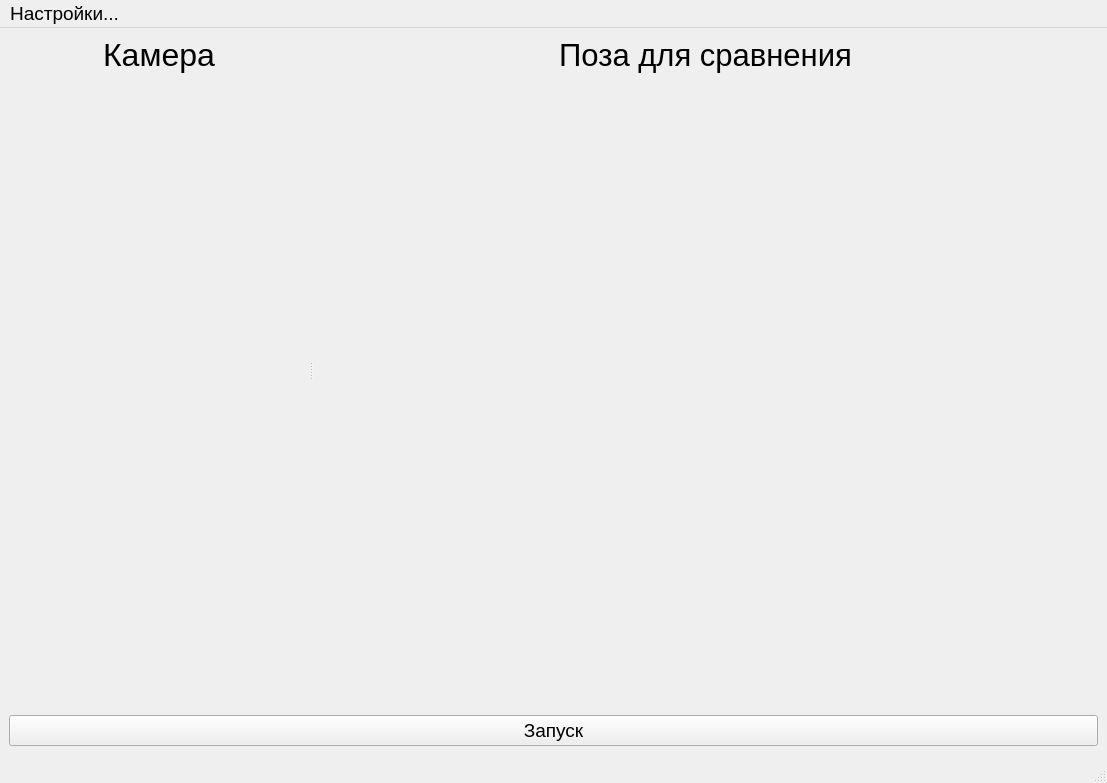
<?xml version="1.0" encoding="UTF-8"?>
<ui version="4.0">
 <class>PoseMatchWindow</class>
 <widget class="QMainWindow" name="PoseMatchWindow">
  <property name="geometry">
   <rect>
    <x>0</x>
    <y>0</y>
    <width>1107</width>
    <height>783</height>
   </rect>
  </property>
  <property name="font">
   <font>
    <pointsize>14</pointsize>
   </font>
  </property>
  <property name="windowTitle">
   <string>Сравнение поз</string>
  </property>
  <widget class="QWidget" name="centralwidget">
   <layout class="QVBoxLayout" name="verticalLayout_4">
    <item>
     <widget class="QSplitter" name="splitter">
      <property name="sizePolicy">
       <sizepolicy hsizetype="Expanding" vsizetype="Expanding">
        <horstretch>0</horstretch>
        <verstretch>0</verstretch>
       </sizepolicy>
      </property>
      <property name="orientation">
       <enum>Qt::Horizontal</enum>
      </property>
      <widget class="QWidget" name="verticalLayoutWidget">
       <layout class="QVBoxLayout" name="cameralLayout">
        <item>
         <widget class="QLabel" name="cameraLabel">
          <property name="sizePolicy">
           <sizepolicy hsizetype="Preferred" vsizetype="Fixed">
            <horstretch>0</horstretch>
            <verstretch>0</verstretch>
           </sizepolicy>
          </property>
          <property name="font">
           <font>
            <pointsize>24</pointsize>
           </font>
          </property>
          <property name="text">
           <string>Камера</string>
          </property>
          <property name="alignment">
           <set>Qt::AlignCenter</set>
          </property>
         </widget>
        </item>
        <item>
         <widget class="QLabel" name="cameraImageLabel">
          <property name="sizePolicy">
           <sizepolicy hsizetype="Preferred" vsizetype="Expanding">
            <horstretch>0</horstretch>
            <verstretch>0</verstretch>
           </sizepolicy>
          </property>
          <property name="text">
           <string/>
          </property>
          <property name="alignment">
           <set>Qt::AlignCenter</set>
          </property>
         </widget>
        </item>
       </layout>
      </widget>
      <widget class="QWidget" name="verticalLayoutWidget_2">
       <layout class="QVBoxLayout" name="poseLayout">
        <item>
         <widget class="QLabel" name="poseLabel">
          <property name="sizePolicy">
           <sizepolicy hsizetype="Preferred" vsizetype="Fixed">
            <horstretch>0</horstretch>
            <verstretch>0</verstretch>
           </sizepolicy>
          </property>
          <property name="font">
           <font>
            <pointsize>23</pointsize>
           </font>
          </property>
          <property name="text">
           <string>Поза для сравнения</string>
          </property>
          <property name="alignment">
           <set>Qt::AlignCenter</set>
          </property>
         </widget>
        </item>
        <item>
         <widget class="QLabel" name="poseImageLabel">
          <property name="sizePolicy">
           <sizepolicy hsizetype="Expanding" vsizetype="Expanding">
            <horstretch>0</horstretch>
            <verstretch>0</verstretch>
           </sizepolicy>
          </property>
          <property name="text">
           <string/>
          </property>
          <property name="alignment">
           <set>Qt::AlignCenter</set>
          </property>
         </widget>
        </item>
       </layout>
      </widget>
     </widget>
    </item>
    <item>
     <widget class="QWidget" name="stageWidget" native="true">
      <property name="sizePolicy">
       <sizepolicy hsizetype="Preferred" vsizetype="Preferred">
        <horstretch>0</horstretch>
        <verstretch>0</verstretch>
       </sizepolicy>
      </property>
     </widget>
    </item>
    <item>
     <widget class="QPushButton" name="startButton">
      <property name="font">
       <font>
        <pointsize>14</pointsize>
       </font>
      </property>
      <property name="text">
       <string>Запуск</string>
      </property>
     </widget>
    </item>
   </layout>
  </widget>
  <widget class="QMenuBar" name="menubar">
   <property name="geometry">
    <rect>
     <x>0</x>
     <y>0</y>
     <width>1107</width>
     <height>39</height>
    </rect>
   </property>
   <widget class="QMenu" name="settingMenu">
    <property name="font">
     <font>
      <pointsize>10</pointsize>
     </font>
    </property>
    <property name="title">
     <string>Настройки...</string>
    </property>
   </widget>
   <addaction name="settingMenu"/>
  </widget>
  <widget class="QStatusBar" name="statusbar"/>
 </widget>
 <resources/>
 <connections/>
</ui>
